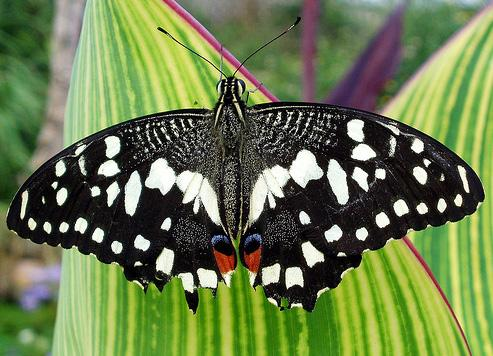
//> input picture imgdata/butterfly.jpg, 493 x 356 px
$ ./4-15_guidedFilter   (built with g++ and OpenCV 4)
//> lines starting //> are read from the running program, lines starting //| are printed output that depends on the picture
// C++ source file
/***********************************************
# Copyright (c) 2018, Wuhan
# All rights reserved.
#
# @Filename: 4-15_guidedFilter.cpp
# @Version：V1.0
# @Author: Frank Liu - frankliu624@gmail.com
# @Description: 导向滤波
# @Create Time: 2018-10-06 11:01:21
# @Last Modified: 2018-10-06 11:01:21
***********************************************/
#include <iostream>
#include <vector>
#include <opencv2/core/core.hpp>
#include <opencv2/imgproc/imgproc.hpp>
#include <opencv2/highgui/highgui.hpp>

using namespace std;
using namespace cv;

// 导向滤波器
Mat guidedFilter(Mat &src, Mat &src2, int r, double eps)
{
    // 转换源图像信息
    src.convertTo(src, CV_64FC1);
    src2.convertTo(src2, CV_64FC1);
    int nRows = src.rows, nCols = src.cols;
    Mat boxResult;
    // 步骤一：计算均值
    boxFilter(Mat::ones(nRows, nCols, src.type()), boxResult, CV_64FC1, Size(r,r));
    // 生成导向均值mean_I
    Mat mean_I;
    boxFilter(src, mean_I, CV_64FC1, Size(r,r));
    // 生成原始均值mean_p
    Mat mean_p;
    boxFilter(src2, mean_p, CV_64FC1, Size(r,r));
    // 生成互相关均值mean_Ip
    Mat mean_Ip;
    boxFilter(src.mul(src2), mean_Ip, CV_64FC1, Size(r,r));
    Mat cov_Ip = mean_Ip - mean_I.mul(mean_p);
    // 生成自相关均值mean_II
    Mat mean_II;
    // 应用盒滤波器计算相关均值
    boxFilter(src.mul(src), mean_II, CV_64FC1, Size(r,r));

    // 步骤二：计算相关系数
    Mat var_I = mean_II - mean_I.mul(mean_I);
    Mat var_Ip = mean_Ip - mean_I.mul(mean_p);

    // 步骤三：计算参数系数a、b
    Mat a = cov_Ip / (var_I + eps);
    Mat b = mean_p - a.mul(mean_I);

    // 步骤四：计算系数a、b的均值
    Mat mean_a, mean_b;
    boxFilter(a, mean_a, CV_64FC1, Size(r,r));
    mean_a = mean_a / boxResult;
    boxFilter(b, mean_b, CV_64FC1, Size(r,r));
    mean_b = mean_b / boxResult;

    // 步骤五：生成输出矩阵
    Mat resultMat = mean_a.mul(src) + mean_b;

    return resultMat;
}

int main()
{
    Mat srcImg = imread("../../imgdata/butterfly.jpg");
//> srcImg is the input picture: 356 rows x 493 cols, CV_8UC3; mean B, G, R 77.2, 123.6, 107
    if(srcImg.empty())
        return -1;
    // 通道分离
    vector<Mat> vSrcImg, vResultImg;
    split(srcImg, vSrcImg);
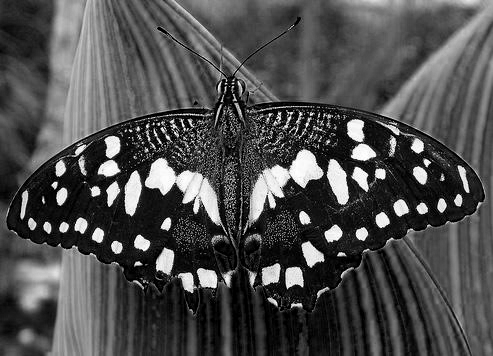
//> vSrcImg[0]: 356 rows x 493 cols, CV_8UC1; min 0, max 255, mean 77.2
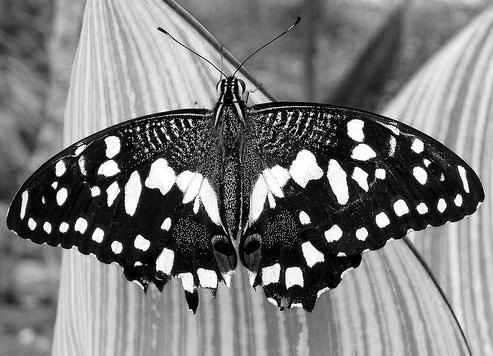
//> vSrcImg[1]: 356 rows x 493 cols, CV_8UC1; min 0, max 255, mean 123.6
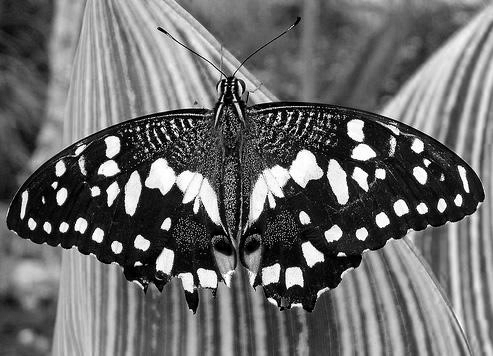
//> vSrcImg[2]: 356 rows x 493 cols, CV_8UC1; min 0, max 255, mean 107
    Mat resultImg;
    for(int i = 0; i < 3; ++i)
    {
        // 分通道转换成浮点数据类型
        Mat tempImg;
        vSrcImg[i].convertTo(tempImg, CV_64FC1, 1.0 / 255.0);
        Mat p = tempImg.clone();
        // 分别进行导向滤波
        Mat result = guidedFilter(tempImg, p, 4, 0.01);
        vResultImg.push_back(result);
    }
//> this loop made 3 passes
//> pass 1, in guidedFilter, `boxFilter(src, mean_I, CV_64FC1, Size(r,r));`:
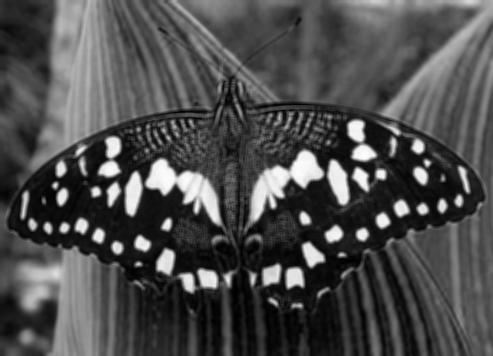
//> mean_I: 356 rows x 493 cols, CV_64FC1; min 0.000245, max 0.993, mean 0.303
//> pass 1, in guidedFilter, `boxFilter(src.mul(src2), mean_Ip, CV_64FC1, Size(r,r));`:
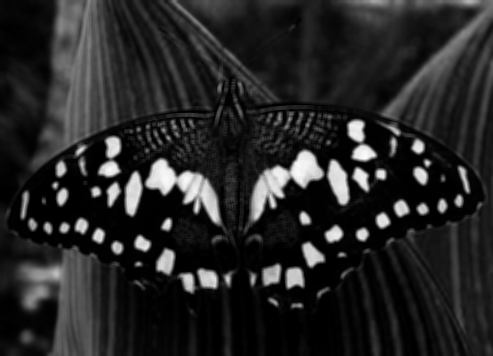
//> mean_Ip: 356 rows x 493 cols, CV_64FC1; min 9.61e-07, max 0.986, mean 0.151
    // 通道结果合并
    merge(vResultImg, resultImg);
    imshow("srcImage", srcImg);
    imshow("guidedFilterImage", resultImg);
    waitKey(0);
    return 0;
}

$ run again, with imgdata/HappyFish.jpg copied over imgdata/butterfly.jpg
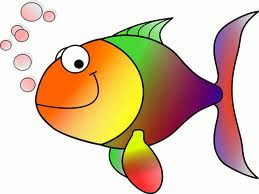
//> input picture imgdata/HappyFish.jpg, 259 x 194 px
//> srcImg is the input picture: 194 rows x 259 cols, CV_8UC3; mean B, G, R 170.8, 196.4, 219.3
//> the loop `for(int i = 0; i < 3; ++i)` made 3 passes
//> pass 1, in guidedFilter, `boxFilter(src.mul(src2), mean_Ip, CV_64FC1, Size(r,r));`:
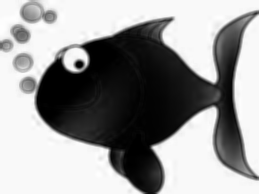
//> mean_Ip: 194 rows x 259 cols, CV_64FC1; min -4.73e-16, max 1, mean 0.595; drawn with min black and max white
//> `merge(vResultImg, resultImg);`:
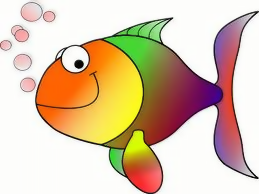
//> resultImg: 194 rows x 259 cols, CV_64FC3; mean B, G, R 0.671, 0.772, 0.861; drawn with min black and max white
